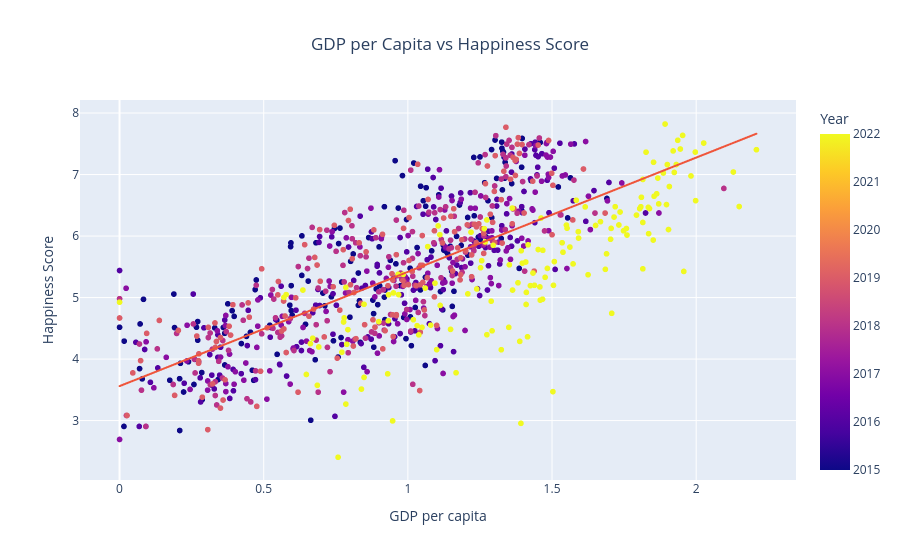

Here is the notebook cell this chart was saved with:
### Markdown cell above
## Normalized Comparison: Top vs Bottom Countries

This normalized bar chart compares the top 5 happiest countries with the bottom 5 happiest countries across GDP per capita, social support, healthy life expectancy, and freedom.

### Key Insight:
After scaling each variable to the same range, the top 5 happiest countries remain higher across all four factors. The largest differences appear in social support, freedom, and GDP per capita, suggesting that happier countries tend to have stronger economic conditions and social environments overall.

### Code cell
# GDP vs happiness scatter
fig = px.scatter(
    df,
    x="GDP per capita",
    y="Happiness Score",
    color="Year",
    hover_name="Country",
    trendline="ols",
    title="GDP per Capita vs Happiness Score"
)

fig.update_layout(title_x=0.5)
fig.show()

### Figure 1 — Plotly figure (JSON) as saved in the notebook; plotly's stock layout.template omitted (floating-point values rounded to 4 significant figures; data arrays with more than 128 entries replaced by an {"elided": "..."} marker saying what was removed)
{"data": [{"hovertemplate": "<b>%{hovertext}</b><br><br>GDP per capita=%{x}<br>Happiness Score=%{y}<br>Year=%{marker.color}<extra></extra>", "hovertext": {"elided": "1230 str values"}, "legendgroup": "", "marker": {"color": {"elided": "1230 int values"}, "coloraxis": "coloraxis", "symbol": "circle"}, "mode": "markers", "name": "", "showlegend": false, "type": "scattergl", "x": {"elided": "1230 float values"}, "xaxis": "x", "y": {"elided": "1230 float values"}, "yaxis": "y"}, {"hovertemplate": "<b>OLS trendline</b><br>Happiness Score = 1.85754 * GDP per capita + 3.5604<br>R<sup>2</sup>=0.547919<br><br>GDP per capita=%{x}<br>Happiness Score=%{y} <b>(trend)</b><extra></extra>", "legendgroup": "", "marker": {"symbol": "circle"}, "mode": "lines", "name": "", "showlegend": false, "type": "scattergl", "x": {"elided": "928 float values"}, "xaxis": "x", "y": {"elided": "928 float values"}, "yaxis": "y"}], "layout": {"coloraxis": {"colorbar": {"title": {"text": "Year"}}, "colorscale": [[0, "#0d0887"], [0.1111, "#46039f"], [0.2222, "#7201a8"], [0.3333, "#9c179e"], [0.4444, "#bd3786"], [0.5556, "#d8576b"], [0.6667, "#ed7953"], [0.7778, "#fb9f3a"], [0.8889, "#fdca26"], [1, "#f0f921"]]}, "legend": {"tracegroupgap": 0}, "title": {"text": "GDP per Capita vs Happiness Score", "x": 0.5}, "xaxis": {"anchor": "y", "domain": [0, 1], "title": {"text": "GDP per capita"}}, "yaxis": {"anchor": "x", "domain": [0, 1], "title": {"text": "Happiness Score"}}}}
